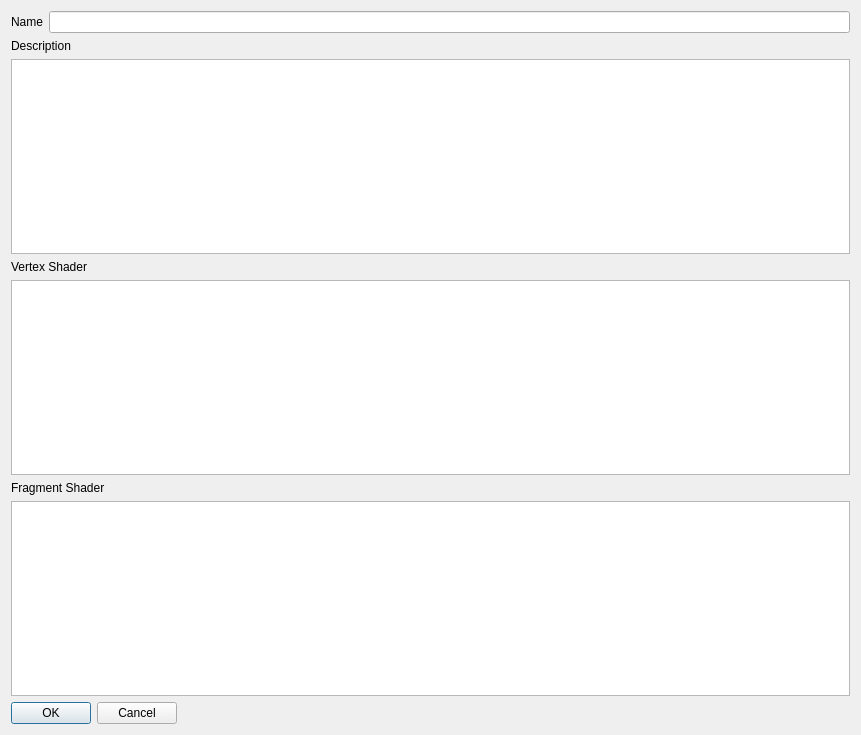
<?xml version="1.0" encoding="UTF-8"?>
<ui version="4.0">
 <class>ShaderEditorWidget</class>
 <widget class="QDialog" name="ShaderEditorWidget">
  <property name="geometry">
   <rect>
    <x>0</x>
    <y>0</y>
    <width>861</width>
    <height>735</height>
   </rect>
  </property>
  <property name="windowTitle">
   <string>Shader Editor</string>
  </property>
  <property name="modal">
   <bool>true</bool>
  </property>
  <layout class="QGridLayout" name="gridLayout">
   <item row="0" column="0">
    <layout class="QHBoxLayout" name="nameLayout">
     <item>
      <widget class="QLabel" name="label">
       <property name="text">
        <string>Name</string>
       </property>
      </widget>
     </item>
     <item>
      <widget class="QLineEdit" name="nameEdit"/>
     </item>
    </layout>
   </item>
   <item row="1" column="0">
    <layout class="QVBoxLayout" name="descrLayout">
     <item>
      <widget class="QLabel" name="label_2">
       <property name="text">
        <string>Description</string>
       </property>
      </widget>
     </item>
     <item>
      <widget class="QPlainTextEdit" name="descriptionEdit"/>
     </item>
    </layout>
   </item>
   <item row="2" column="0">
    <layout class="QVBoxLayout" name="vsLayout">
     <item>
      <widget class="QLabel" name="label_3">
       <property name="text">
        <string>Vertex Shader</string>
       </property>
      </widget>
     </item>
     <item>
      <widget class="QPlainTextEdit" name="vsEdit"/>
     </item>
    </layout>
   </item>
   <item row="3" column="0">
    <layout class="QVBoxLayout" name="fsLayout">
     <item>
      <widget class="QLabel" name="label_4">
       <property name="text">
        <string>Fragment Shader</string>
       </property>
      </widget>
     </item>
     <item>
      <widget class="QPlainTextEdit" name="fsEdit"/>
     </item>
    </layout>
   </item>
   <item row="4" column="0">
    <layout class="QHBoxLayout" name="horizontalLayout">
     <item>
      <widget class="QPushButton" name="okButton">
       <property name="sizePolicy">
        <sizepolicy hsizetype="Fixed" vsizetype="Fixed">
         <horstretch>0</horstretch>
         <verstretch>0</verstretch>
        </sizepolicy>
       </property>
       <property name="text">
        <string>OK</string>
       </property>
      </widget>
     </item>
     <item>
      <widget class="QPushButton" name="cancelButton">
       <property name="sizePolicy">
        <sizepolicy hsizetype="Fixed" vsizetype="Fixed">
         <horstretch>0</horstretch>
         <verstretch>0</verstretch>
        </sizepolicy>
       </property>
       <property name="text">
        <string>Cancel</string>
       </property>
      </widget>
     </item>
     <item>
      <spacer name="horizontalSpacer">
       <property name="orientation">
        <enum>Qt::Horizontal</enum>
       </property>
       <property name="sizeHint" stdset="0">
        <size>
         <width>468</width>
         <height>20</height>
        </size>
       </property>
      </spacer>
     </item>
    </layout>
   </item>
  </layout>
  <zorder>layoutWidget</zorder>
  <zorder>layoutWidget_2</zorder>
  <zorder>layoutWidget_3</zorder>
  <zorder>layoutWidget_4</zorder>
  <zorder>layoutWidget_5</zorder>
  <zorder>vsEdit</zorder>
  <zorder>label_3</zorder>
 </widget>
 <resources/>
 <connections/>
</ui>
